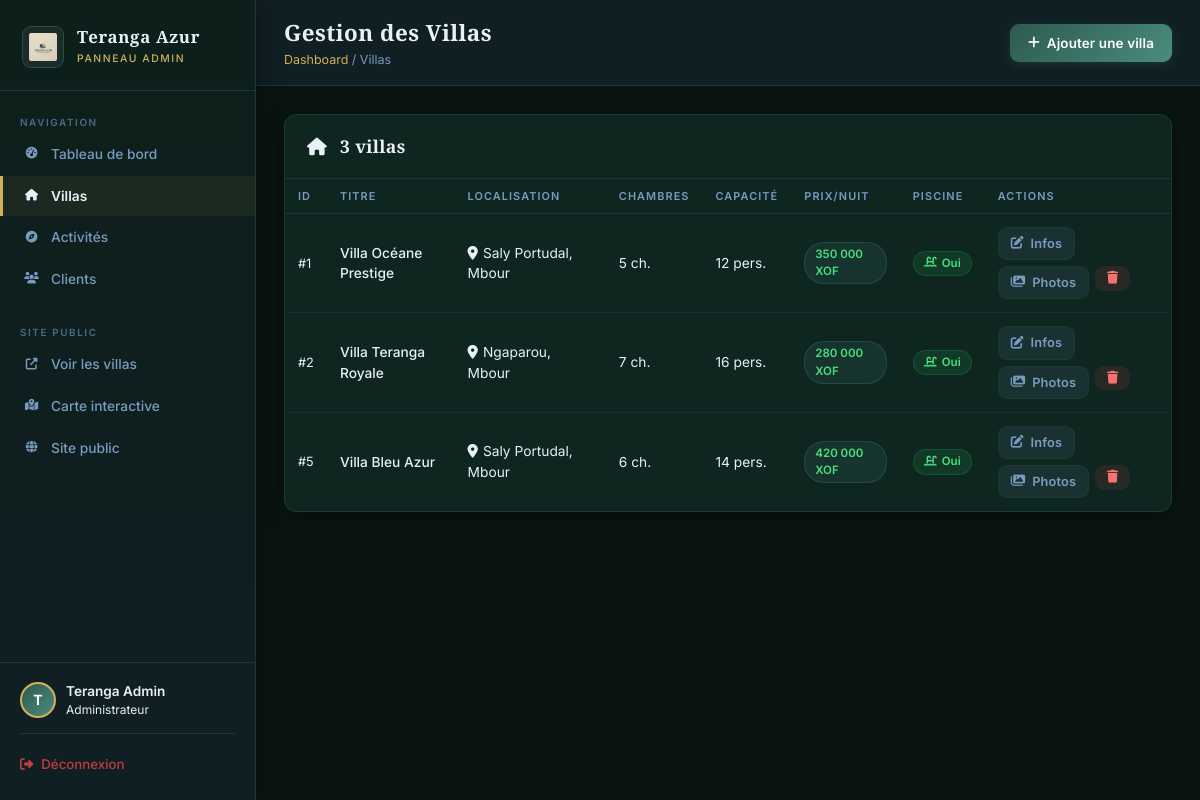
/admin/villas.php (signed in), run on the app's committed database.
### tables this page shows
CREATE TABLE `villas` (
  `id` int(11) NOT NULL AUTO_INCREMENT,
  `titre` varchar(255) NOT NULL,
  `description` text DEFAULT NULL,
  `prix_par_nuit` decimal(10,2) NOT NULL,
  `capacite_max` int(11) NOT NULL,
  `chambres` int(11) NOT NULL,
  `piscine` tinyint(1) DEFAULT 0,
  `localisation` varchar(255) DEFAULT NULL,
  `created_at` timestamp NULL DEFAULT current_timestamp(),
  `latitude` decimal(10,8) DEFAULT NULL,
  `longitude` decimal(11,8) DEFAULT NULL,
  PRIMARY KEY (`id`)
);

### admin/villas.php (the view, shortened to what this page needs)
<?php
require_once '../config/db.php';
$villas = $pdo->query("SELECT v.*, (SELECT COUNT(*) FROM images_villas WHERE villa_id = v.id) AS nb_images FROM villas v ORDER BY v.created_at DESC")->fetchAll();
?>
<!DOCTYPE html>
<html lang="fr">
<head>
  <link rel="stylesheet" href="https://cdnjs.cloudflare.com/ajax/libs/font-awesome/6.5.0/css/all.min.css">
  <link rel="stylesheet" href="../css/admin.css">
</head>
<body class="admin-body">
<aside class="admin-sidebar">
  <a href="../index.php" class="admin-sidebar-logo">
    <img src="../images/Logo.png" alt="Teranga Azur">
    <div><span>Teranga Azur</span><small>Panneau Admin</small></div>
  </a>
  <nav class="admin-nav">
    <div class="admin-nav-label">Navigation</div>
    <a href="dashboard.php"><i class="fas fa-tachometer-alt"></i> Tableau de bord</a>
    <a href="villas.php" class="active"><i class="fas fa-home"></i> Villas</a>
    <a href="activites.php"><i class="fas fa-compass"></i> Activités</a>
    <a href="clients.php"><i class="fas fa-users"></i> Clients</a>
    <div class="admin-nav-label" style="margin-top:20px;">Site public</div>
    <a href="../villas.php" target="_blank"><i class="fas fa-external-link-alt"></i> Voir les villas</a>
    <a href="../carte.php" target="_blank"><i class="fas fa-map-marked-alt"></i> Carte interactive</a>
    <a href="../index.php" target="_blank"><i class="fas fa-globe"></i> Site public</a>
  </nav>
  <div class="admin-sidebar-footer">
    <div class="admin-user">
      <div class="admin-avatar"><?= strtoupper(substr($_SESSION['client_prenom'] ?? 'A', 0, 1)) ?></div>
      <div>
        <div style="font-weight:600;font-size:0.85rem;color:var(--admin-text);"><?= htmlspecialchars($_SESSION['client_prenom'] . ' ' . $_SESSION['client_nom']) ?></div>
        <div style="font-size:0.75rem;color:var(--admin-accent);">Administrateur</div>
      </div>
    </div>
    <a href="../logout.php"><i class="fas fa-sign-out-alt"></i> Déconnexion</a>
  </div>
</aside>
<main class="admin-main">
  <div class="admin-topbar">
    <div>
      <h1>Gestion des Villas</h1>
      <div class="admin-breadcrumb"><a href="dashboard.php">Dashboard</a> / Villas</div>
    </div>
    <a href="villa-form.php" class="btn-admin btn-admin-primary"><i class="fas fa-plus"></i> Ajouter une villa</a>
  </div>
  <div class="admin-content">
    <div class="admin-card">
      <div class="admin-card-header">
        <h2><i class="fas fa-home" style="color:var(--admin-accent);margin-right:8px;"></i> <?= count($villas) ?> villa<?= count($villas) > 1 ? 's' : '' ?></h2>
      </div>
      <div style="overflow-x:auto;">
        <table class="admin-table">
          <thead>
            <tr>
              <th>ID</th>
              <th>Titre</th>
              <th>Localisation</th>
              <th>Chambres</th>
              <th>Capacité</th>
              <th>Prix/nuit</th>
              <th>Piscine</th>
              <th>Actions</th>
            </tr>
          </thead>
          <tbody>
            <?php foreach ($villas as $v): ?>
            <tr>
              <td style="color:var(--admin-muted);font-size:0.8rem;">#<?= $v['id'] ?></td>
              <td class="title-cell"><?= htmlspecialchars($v['titre']) ?></td>
              <td style="color:var(--admin-muted)"><i class="fas fa-map-marker-alt" style="color:var(--admin-accent);margin-right:5px;"></i><?= htmlspecialchars($v['localisation']) ?></td>
              <td><?= $v['chambres'] ?> ch.</td>
              <td><?= $v['capacite_max'] ?> pers.</td>
              <td><span class="badge badge-blue"><?= number_format($v['prix_par_nuit'], 0, ',', ' ') ?> XOF</span></td>
              <td>
                <?php if ($v['piscine']): ?>
                <span class="badge badge-green"><i class="fas fa-swimming-pool"></i> Oui</span>
                <?php else: ?>
                <span class="badge badge-red"><i class="fas fa-times"></i> Non</span>
                <?php endif; ?>
              </td>
              <td>
                <div style="display:flex;gap:6px;flex-wrap:wrap;">
                  <a href="villa-form.php?id=<?= $v['id'] ?>" class="btn-admin btn-admin-ghost" style="padding:6px 12px;font-size:0.8rem;" title="Modifier infos">
                    <i class="fas fa-edit"></i> Infos
                  </a>
                  <a href="villa-images.php?villa_id=<?= $v['id'] ?>" class="btn-admin btn-admin-ghost" style="padding:6px 12px;font-size:0.8rem;" title="Gérer les photos">
                    <i class="fas fa-images"></i> Photos
                  </a>
                  <form method="POST" action="villas.php" style="display:inline;" onsubmit="return confirm('Supprimer la villa «<?= htmlspecialchars(addslashes($v['titre'])) ?>» ? Cette action est irréversible.')">
                    <button type="submit" class="btn-admin btn-admin-danger" style="padding:6px 12px;font-size:0.8rem;border:none;cursor:pointer;" title="Supprimer">
                      <i class="fas fa-trash"></i>
                    </button>
                  </form>
                </div>
              </td>
            </tr>
            <?php endforeach; ?>
          </tbody>
        </table>
      </div>
    </div>
  </div>
</main>
</body>
</html>

### data on the page
villas: id "1", titre "Villa Océane Prestige", localisation "Saly Portudal, Mbour", chambres "5", capacite_max "12", prix_par_nuit "350 000", piscine 1 (drawn)
villas: id "2", titre "Villa Teranga Royale", localisation "Ngaparou, Mbour", chambres "7", capacite_max "16", prix_par_nuit "280 000", piscine 1 (drawn)
villas: id "5", titre "Villa Bleu Azur", localisation "Saly Portudal, Mbour", chambres "6", capacite_max "14", prix_par_nuit "420 000", piscine 1 (drawn)

### other printed values
substr($_SESSION['client_prenom'] ?? 'A', 0, 1) "T"
$_SESSION['client_prenom'] . ' ' . $_SESSION['client_nom'] "Teranga Admin"
count($villas) "3"
